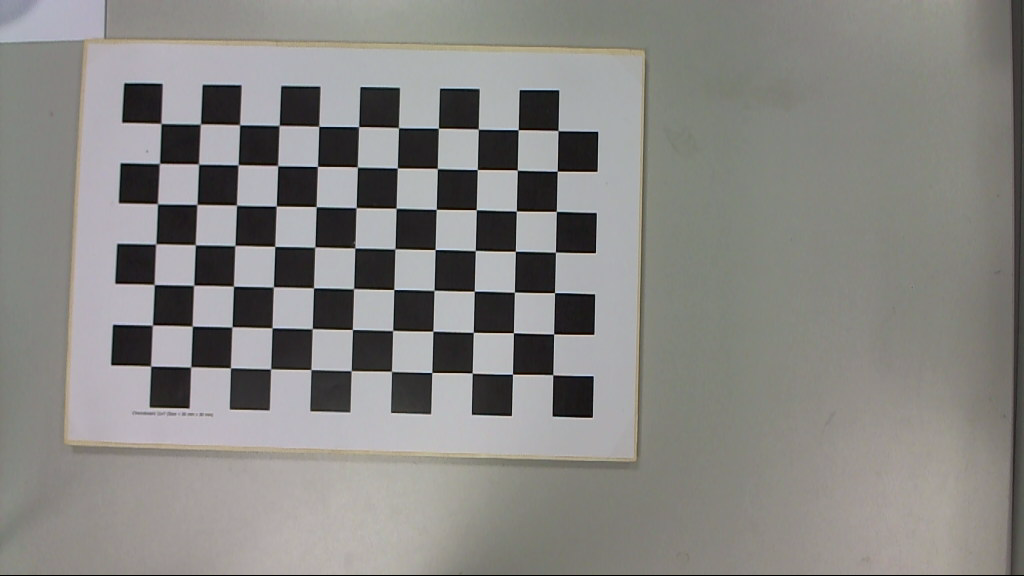
#> input picture data/imgs/leftcamera/Im_L_1.png, 1024 x 576 px
$ python calib.py
#> lines starting #> are read from the running program, lines starting #| are printed output that depends on the picture; long printed decimals are rounded
#!/usr/bin/env python
import os
import sys
import glob
import json
import argparse

import numpy as np
import cv2 as cv

ROOT = os.path.dirname(os.path.dirname(__file__))


def get_parser():
    parser = argparse.ArgumentParser()

    parser.add_argument("-i", "--input", default=f"{ROOT}/data/imgs/leftcamera", help="Directory of chessboard images.")
    parser.add_argument("-o", "--output", default=f"{ROOT}/output", help="Directory of results to save.")
    parser.add_argument("-s", "--show-corners", action="store_true", help="Whether to display detected corners.")
    parser.add_argument("-ext", default="png", help="Image extension (default png).")
    parser.add_argument("--chessboard", default="11x7", help="Chessboard size counted by corners (default 11x7).")

    return parser


def main(args):
    """
    Refer to https://learnopencv.com/camera-calibration-using-opencv/ for more details.
    """
    CRITERIA = (cv.TERM_CRITERIA_EPS + cv.TERM_CRITERIA_MAX_ITER, 30, 0.001)
    FLAG = cv.CALIB_CB_ADAPTIVE_THRESH + cv.CALIB_CB_NORMALIZE_IMAGE + cv.CALIB_CB_FAST_CHECK

    # chessboard dimension
    CHESSBOARD = [int(x) for x in args.chessboard.split('x')]

    # vector to store vectors of 3D points for each checkerboard image
    objpoints = []

    # vector to store vectors of 2D points for each checkerboard image
    imgpoints = []

    # define the world coordinates for 3D points
    objp = np.zeros([1, CHESSBOARD[0] * CHESSBOARD[1], 3], dtype=np.float32)
    objp[0, :, :2] = np.mgrid[0:CHESSBOARD[0], 0:CHESSBOARD[1]].T.reshape(-1, 2)

    # get image paths
    path_pattern = os.path.join(args.input, f"*.{args.ext}")
    img_paths = glob.glob(path_pattern)
    if not img_paths:
        sys.stderr.write(f"error: no image found: {path_pattern}\n")
        sys.exit(-1)

    h, w = (0, 0)
    for path in img_paths:
        img_bgr = cv.imread(path, cv.IMREAD_COLOR)
#> img_bgr is the input picture: shape (576, 1024, 3); mean B, G, R 131.2, 134.2, 135.4
        img_gray = cv.cvtColor(img_bgr, cv.COLOR_BGR2GRAY)
        h, w = img_bgr.shape[:2]
#> h = 576; w = 1024

        # find checkerboard corners
        # if desired number of corners are found in the image then ret=true
        ret, corners = cv.findChessboardCorners(img_gray, CHESSBOARD, FLAG)
#> ret = True; corners = 77 rows, first 8: [161.1, 123.5], [200.4, 124], [239.8, 124.9], [279.2, 125.2], [318.8, 126.4], [358.6, 126.6], [398.5, 127.8], [438.4, 128.1]

        if ret:
            # refine checkerboard corners
            corners2 = cv.cornerSubPix(img_gray, corners, (11, 11), (-1, -1), CRITERIA)
#> corners2 = 77 rows, first 8: [161, 123.4], [200.4, 124], [239.6, 124.7], [279.2, 125.4], [318.7, 126.4], [358.5, 126.6], [398.5, 127.6], [438.4, 128.2]

            objpoints.append(objp)
            imgpoints.append(corners2)

            # display corners
            if args.show_corners:
                img_bgr = cv.drawChessboardCorners(img_bgr, CHESSBOARD, corners2, ret)
                cv.imshow("img", img_bgr)
                cv.waitKey(0)
        else:
            sys.stderr.write(f"skip: no chessboard pattern detected: {path}\n")

    # perform camera calibration by
    # passing the value of known 3D points (objpoints)
    # and corresponding pixel coordinates of the
    # detected corners (imgpoints)
    retval, K, D, rvecs, tvecs = cv.calibrateCamera(objpoints, imgpoints, (w, h), None, None)
#> retval = 0.168; K = [[505.9, 0, 527.5], [0, 514.3, 331.5], [0, 0, 1]]; D = [[0.0241, -0.0546, 0.000244, 0.000532, 0.034]]; rvecs = ([-0.0269, 0.0078, 0.0216], [-0.128, 0.00447, -0.054]); tvecs = ([-9.24, -5.15, 12.75], [-8.82, -5.56, 12.54])

    print("Intrinsic Matrix:\n", K)
#| Intrinsic Matrix:
#|  [[505.905   0.         527.511]
#|  [  0.         514.289 331.453]
#|  [  0.           0.           1.        ]]
    print("Lens Distortion:\n", D)
#| Lens Distortion:
#|  [[ 0.02406  -0.0546  0.0002439  0.0005316  0.034]]
    print("Extrinsic Rotation:\n", rvecs)
#| Extrinsic Rotation:
#|  (array([[-0.0269],
#|        [ 0.007804],
#|        [ 0.02164]]), array([[-0.1282],
#|        [ 0.004472],
#|        [-0.05403]]))
    print("Extrinsic Translation:\n", tvecs)
#| Extrinsic Translation:
#|  (array([[-9.236],
#|        [-5.153],
#|        [12.752]]), array([[-8.817],
#|        [-5.561],
#|        [12.536]]))

    # Use the derived camera parameters to undistort the image
    img_bgr = cv.imread(img_paths[0], cv.IMREAD_COLOR)

    # refining the camera matrix using parameters obtained by calibration
    K_new, roi = cv.getOptimalNewCameraMatrix(K, D, (w, h), 1, (w, h))
#> K_new = [[507.9, 0, 527.7], [0, 514.8, 331.6], [0, 0, 1]]; roi = (9, 7, 1008, 566)

    # method 1
    dst1 = cv.undistort(img_bgr, K, D, None, K_new)

    # method 2
    mapx, mapy = cv.initUndistortRectifyMap(K, D, None, K_new, (w, h), cv.CV_32FC1)
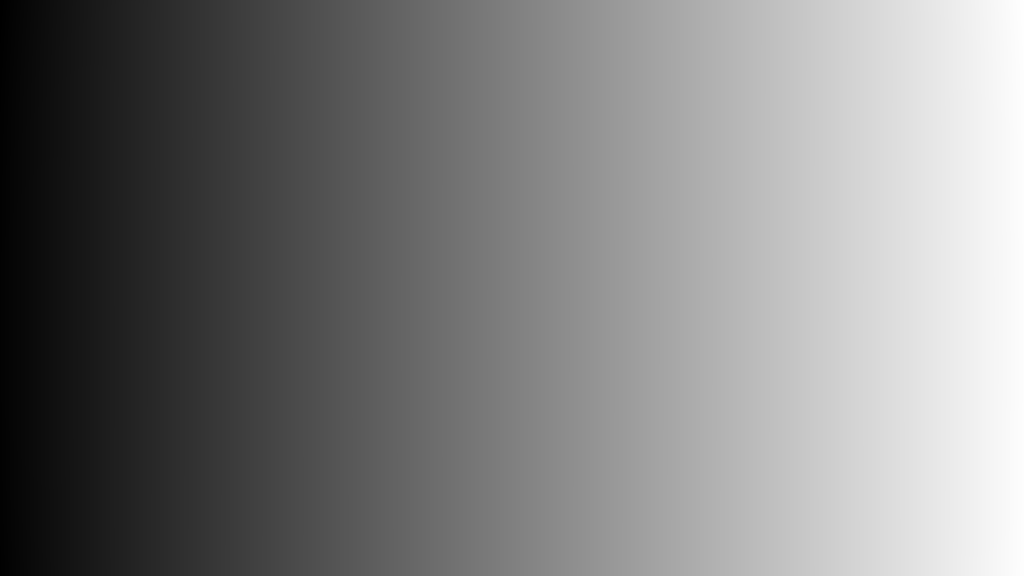
#> mapx: shape (576, 1024) float32; min -11.43, max 1030.3, mean 511.5; drawn with min black and max white
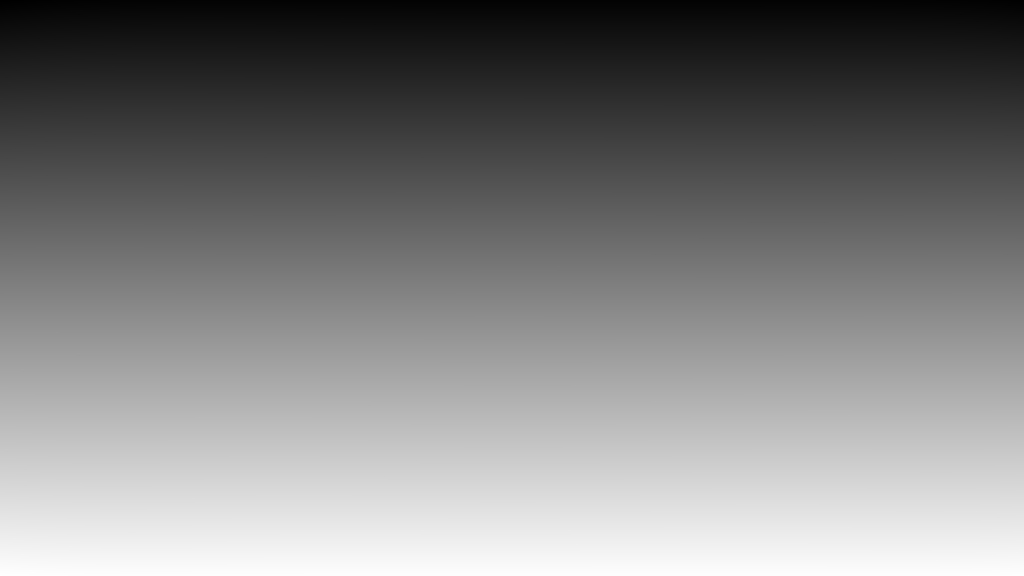
#> mapy: shape (576, 1024) float32; min -8.25, max 577.9, mean 287.3; drawn with min black and max white
    dst2 = cv.remap(img_bgr, mapx, mapy, cv.INTER_LINEAR)

    cv.imshow("origin", img_bgr)
    cv.imshow("method 1", dst1)
    cv.imshow("method 2", dst2)
    cv.waitKey(0)
    cv.destroyAllWindows()


if __name__ == '__main__':
    args = get_parser().parse_args()
    sys.stdout.write(json.dumps(args.__dict__, indent=2))
    sys.stdout.write('\n------------------------------\n')
    main(args)
